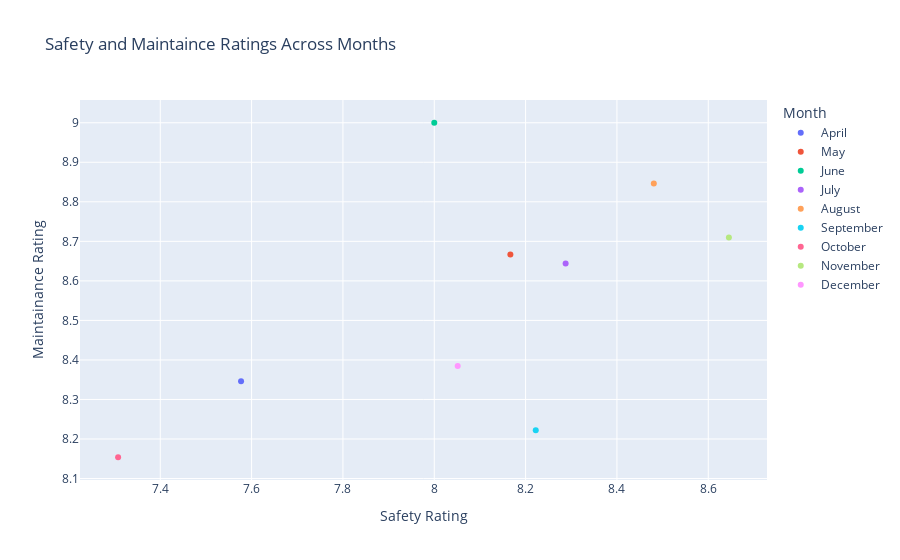

Notebook source saved alongside this figure:
### Code cell
fig2 = px.scatter(x = safetyRating, y = mainRating, color = months, 
                  labels = {
                      'x' : "Safety Rating",
                      'y': "Maintainance Rating",
                      'color': "Month",
                   },
                title = "Safety and Maintaince Ratings Across Months"
                )
                 
fig2.show()

### Figure 1 — Plotly figure (JSON) as saved in the notebook; plotly's stock layout.template omitted (floating-point values rounded to 4 significant figures)
{"data": [{"hovertemplate": "Month=April<br>Safety Rating=%{x}<br>Maintainance Rating=%{y}<extra></extra>", "legendgroup": "April", "marker": {"color": "#636efa", "symbol": "circle"}, "mode": "markers", "name": "April", "orientation": "v", "showlegend": true, "type": "scatter", "x": [7.577], "xaxis": "x", "y": [8.346], "yaxis": "y"}, {"hovertemplate": "Month=May<br>Safety Rating=%{x}<br>Maintainance Rating=%{y}<extra></extra>", "legendgroup": "May", "marker": {"color": "#EF553B", "symbol": "circle"}, "mode": "markers", "name": "May", "orientation": "v", "showlegend": true, "type": "scatter", "x": [8.167], "xaxis": "x", "y": [8.667], "yaxis": "y"}, {"hovertemplate": "Month=June<br>Safety Rating=%{x}<br>Maintainance Rating=%{y}<extra></extra>", "legendgroup": "June", "marker": {"color": "#00cc96", "symbol": "circle"}, "mode": "markers", "name": "June", "orientation": "v", "showlegend": true, "type": "scatter", "x": [8], "xaxis": "x", "y": [9], "yaxis": "y"}, {"hovertemplate": "Month=July<br>Safety Rating=%{x}<br>Maintainance Rating=%{y}<extra></extra>", "legendgroup": "July", "marker": {"color": "#ab63fa", "symbol": "circle"}, "mode": "markers", "name": "July", "orientation": "v", "showlegend": true, "type": "scatter", "x": [8.288], "xaxis": "x", "y": [8.644], "yaxis": "y"}, {"hovertemplate": "Month=August<br>Safety Rating=%{x}<br>Maintainance Rating=%{y}<extra></extra>", "legendgroup": "August", "marker": {"color": "#FFA15A", "symbol": "circle"}, "mode": "markers", "name": "August", "orientation": "v", "showlegend": true, "type": "scatter", "x": [8.481], "xaxis": "x", "y": [8.846], "yaxis": "y"}, {"hovertemplate": "Month=September<br>Safety Rating=%{x}<br>Maintainance Rating=%{y}<extra></extra>", "legendgroup": "September", "marker": {"color": "#19d3f3", "symbol": "circle"}, "mode": "markers", "name": "September", "orientation": "v", "showlegend": true, "type": "scatter", "x": [8.222], "xaxis": "x", "y": [8.222], "yaxis": "y"}, {"hovertemplate": "Month=October<br>Safety Rating=%{x}<br>Maintainance Rating=%{y}<extra></extra>", "legendgroup": "October", "marker": {"color": "#FF6692", "symbol": "circle"}, "mode": "markers", "name": "October", "orientation": "v", "showlegend": true, "type": "scatter", "x": [7.308], "xaxis": "x", "y": [8.154], "yaxis": "y"}, {"hovertemplate": "Month=November<br>Safety Rating=%{x}<br>Maintainance Rating=%{y}<extra></extra>", "legendgroup": "November", "marker": {"color": "#B6E880", "symbol": "circle"}, "mode": "markers", "name": "November", "orientation": "v", "showlegend": true, "type": "scatter", "x": [8.645], "xaxis": "x", "y": [8.71], "yaxis": "y"}, {"hovertemplate": "Month=December<br>Safety Rating=%{x}<br>Maintainance Rating=%{y}<extra></extra>", "legendgroup": "December", "marker": {"color": "#FF97FF", "symbol": "circle"}, "mode": "markers", "name": "December", "orientation": "v", "showlegend": true, "type": "scatter", "x": [8.051], "xaxis": "x", "y": [8.385], "yaxis": "y"}], "layout": {"legend": {"title": {"text": "Month"}, "tracegroupgap": 0}, "title": {"text": "Safety and Maintaince Ratings Across Months"}, "xaxis": {"anchor": "y", "domain": [0, 1], "title": {"text": "Safety Rating"}}, "yaxis": {"anchor": "x", "domain": [0, 1], "title": {"text": "Maintainance Rating"}}}}
